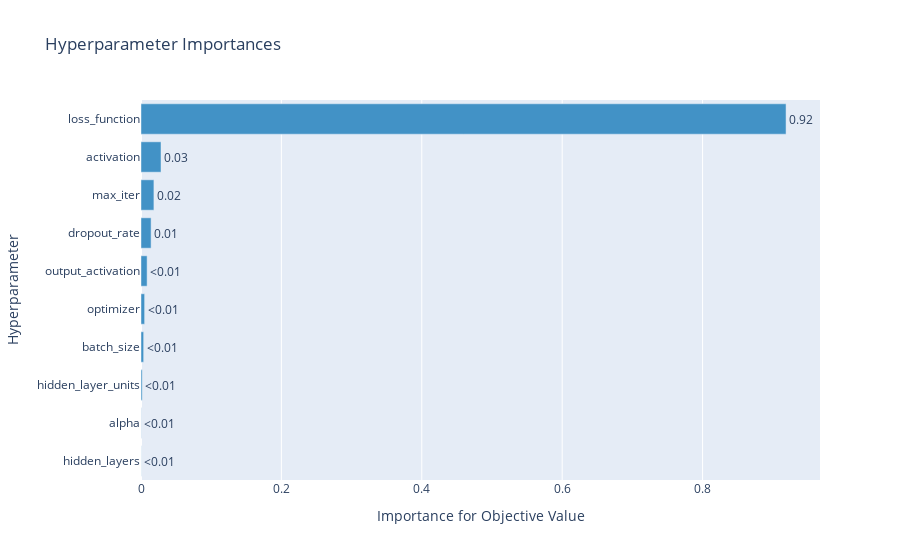

Notebook source saved alongside this figure:
### Code cell
optuna.visualization.plot_param_importances(study)

### Figure 1 — Plotly figure (JSON) as saved in the notebook; plotly's stock layout.template omitted (floating-point values rounded to 4 significant figures)
{"data": [{"cliponaxis": false, "hovertemplate": ["hidden_layers (IntDistribution): 0.00016297341983696843<extra></extra>", "alpha (CategoricalDistribution): 0.00026002696091940287<extra></extra>", "hidden_layer_units (CategoricalDistribution): 0.001723777380829808<extra></extra>", "batch_size (CategoricalDistribution): 0.0037764867175646647<extra></extra>", "optimizer (CategoricalDistribution): 0.005150387747056124<extra></extra>", "output_activation (CategoricalDistribution): 0.008708724808595785<extra></extra>", "dropout_rate (CategoricalDistribution): 0.014371665666726782<extra></extra>", "max_iter (CategoricalDistribution): 0.018397640059371754<extra></extra>", "activation (CategoricalDistribution): 0.028533743330413155<extra></extra>", "loss_function (CategoricalDistribution): 0.9189145739086856<extra></extra>"], "marker": {"color": "rgb(66,146,198)"}, "orientation": "h", "text": ["<0.01", "<0.01", "<0.01", "<0.01", "<0.01", "<0.01", "0.01", "0.02", "0.03", "0.92"], "textposition": "outside", "type": "bar", "x": [0.000163, 0.00026, 0.001724, 0.003776, 0.00515, 0.008709, 0.01437, 0.0184, 0.02853, 0.9189], "y": ["hidden_layers", "alpha", "hidden_layer_units", "batch_size", "optimizer", "output_activation", "dropout_rate", "max_iter", "activation", "loss_function"]}], "layout": {"showlegend": false, "title": {"text": "Hyperparameter Importances"}, "xaxis": {"title": {"text": "Importance for Objective Value"}}, "yaxis": {"title": {"text": "Hyperparameter"}}}}
